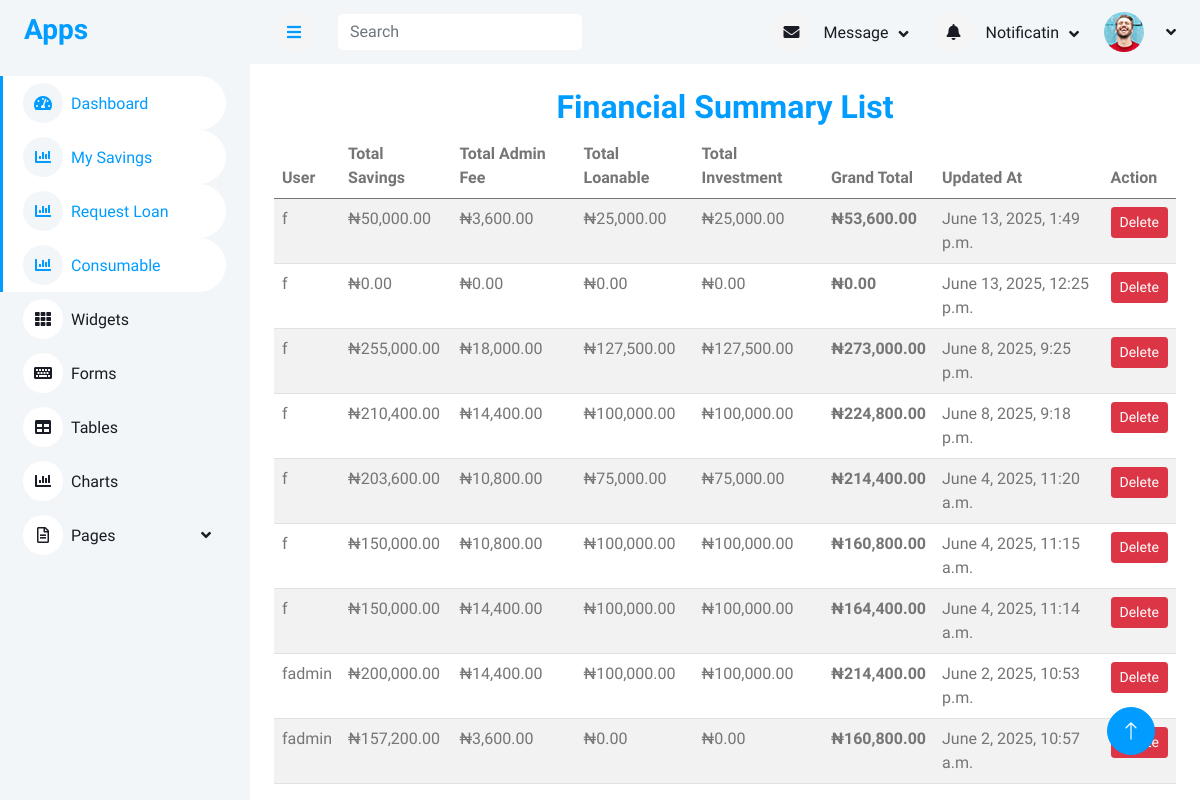
Screenshot of /financial_list/ with the database file from the repository.
### financialsummary/models.py (models this page shows, shortened)
class FinancialSummary(models.Model):
    user = models.ForeignKey(User,on_delete=models.CASCADE,related_name="financial_summaries")
    total_savings = models.DecimalField(max_digits=12, decimal_places=2, default=Decimal('0.00'))
    total_interest = models.DecimalField(max_digits=12, decimal_places=2, default=Decimal('0.00'))
    total_loanable = models.DecimalField(max_digits=12, decimal_places=2, default=Decimal('0.00'))
    total_investment = models.DecimalField(max_digits=12, decimal_places=2, default=Decimal('0.00'))
    grand_total = models.DecimalField(max_digits=15, decimal_places=2)
    created_at = models.DateTimeField(auto_now_add=True)
    updated_at = models.DateTimeField(auto_now=True)
    class Meta:
        verbose_name = "Financial Summary"
        verbose_name_plural = "Financial Summaries"
        ordering = ['-created_at']

### accounts/models.py (models this page shows, shortened)
class User(AbstractUser):
    first_name = models.CharField(max_length=100)
    last_name = models.CharField(max_length=100)
    other_name = models.CharField(max_length=100)
    date_of_birth = models.DateField(blank=True,null=True)
    username = models.CharField(max_length=100, unique=True)
    department = models.CharField(max_length=100)
    unit = models.CharField(max_length=100)
    gender = models.ForeignKey(Gender, on_delete=models.CASCADE, blank=True, null=True)
    group = models.ForeignKey(UserGroup, on_delete=models.CASCADE, blank=True, null=True)
    marital_status = models.ForeignKey(MaritalStatus,on_delete=models.SET_NULL, null=True, blank=True)
    religion = models.ForeignKey(Religion, on_delete=models.SET_NULL, null=True, blank=True,)
    passport = models.ImageField(upload_to='passport', blank=True, null=True)
    member_number = models.CharField(max_length=100)

### financialsummary/views.py (the view)
# urls.py: path('financial_list/', views.list_financial_summaries, name='financial_list'),
def list_financial_summaries(request):
    summaries = FinancialSummary.objects.select_related('user').all()
    context = {'summaries': summaries}
    return render(request, 'financial/summary_list.html', context)

### templates/financial/summary_list.html (shortened to what this page needs)
{% extends 'base/base.html' %}
{% load humanize %}
{% block content %}
<div class="container-fluid mt-4 px-4">
    <h2 class="text-center text-primary">Financial Summary List</h2>
    <div class="table-responsive">
        <table class="table table-striped">
            <thead>
                <tr>
                    <th>User</th>
                    <th>Total Savings</th>
                    <th>Total Admin Fee</th>
                    <th>Total Loanable</th>
                    <th>Total Investment</th>
                    <th>Grand Total</th>
                    <th>Updated At</th>
                    <th>Action</th>
                </tr>
            </thead>
            <tbody>
                {% for summary in summaries %}
                <tr>
                    <td>{{ summary.user.first_name|default:"(No User)" }}</td>
                    <td>&#8358;{{ summary.total_savings|intcomma }}</td>
                    <td>&#8358;{{ summary.total_interest|intcomma }}</td>
                    <td>&#8358;{{ summary.total_loanable|intcomma }}</td>
                    <td>&#8358;{{ summary.total_investment|intcomma }}</td>
                    <td><strong>&#8358;{{ summary.grand_total|intcomma }}</strong></td>
                    <td>{{ summary.updated_at }}</td>
                    <td>
                        <button class="btn btn-danger btn-sm" data-bs-toggle="modal" data-bs-target="#deleteModal{{ summary.pk }}">
                            Delete
                        </button>
                    </td>
                </tr>
                {% empty %}
                <tr>
                    <td colspan="8">No financial summaries available.</td>
                </tr>
                {% endfor %}
            </tbody>
        </table>
    </div>
</div>
{% endblock content %}

### static/css/style.css (style rules this page uses)
:root { --primary: #009CFF; --light: #F3F6F9; --dark: #191C24; }
.btn { transition: .5s; }

### rows the page displays
FinancialSummary: user.first_name "f", total_savings "50,000.00", total_interest "3,600.00", total_loanable "25,000.00", total_investment "25,000.00", grand_total "53,600.00", updated_at "June 13, 2025, 1:49 p.m."
FinancialSummary: user.first_name "f", total_savings "0.00", total_interest "0.00", total_loanable "0.00", total_investment "0.00", grand_total "0.00", updated_at "June 13, 2025, 12:25 p.m."
FinancialSummary: user.first_name "f", total_savings "255,000.00", total_interest "18,000.00", total_loanable "127,500.00", total_investment "127,500.00", grand_total "273,000.00", updated_at "June 8, 2025, 9:25 p.m."
FinancialSummary: user.first_name "f", total_savings "210,400.00", total_interest "14,400.00", total_loanable "100,000.00", total_investment "100,000.00", grand_total "224,800.00", updated_at "June 8, 2025, 9:18 p.m."
FinancialSummary: user.first_name "f", total_savings "203,600.00", total_interest "10,800.00", total_loanable "75,000.00", total_investment "75,000.00", grand_total "214,400.00", updated_at "June 4, 2025, 11:20 a.m."
FinancialSummary: user.first_name "f", total_savings "150,000.00", total_interest "10,800.00", total_loanable "100,000.00", total_investment "100,000.00", grand_total "160,800.00", updated_at "June 4, 2025, 11:15 a.m."
FinancialSummary: user.first_name "f", total_savings "150,000.00", total_interest "14,400.00", total_loanable "100,000.00", total_investment "100,000.00", grand_total "164,400.00", updated_at "June 4, 2025, 11:14 a.m."
FinancialSummary: user.first_name "fadmin", total_savings "200,000.00", total_interest "14,400.00", total_loanable "100,000.00", total_investment "100,000.00", grand_total "214,400.00", updated_at "June 2, 2025, 10:53 p.m."
FinancialSummary: user.first_name "fadmin", total_savings "157,200.00", total_interest "3,600.00", total_loanable "0.00", total_investment "0.00", grand_total "160,800.00", updated_at "June 2, 2025, 10:57 a.m."
